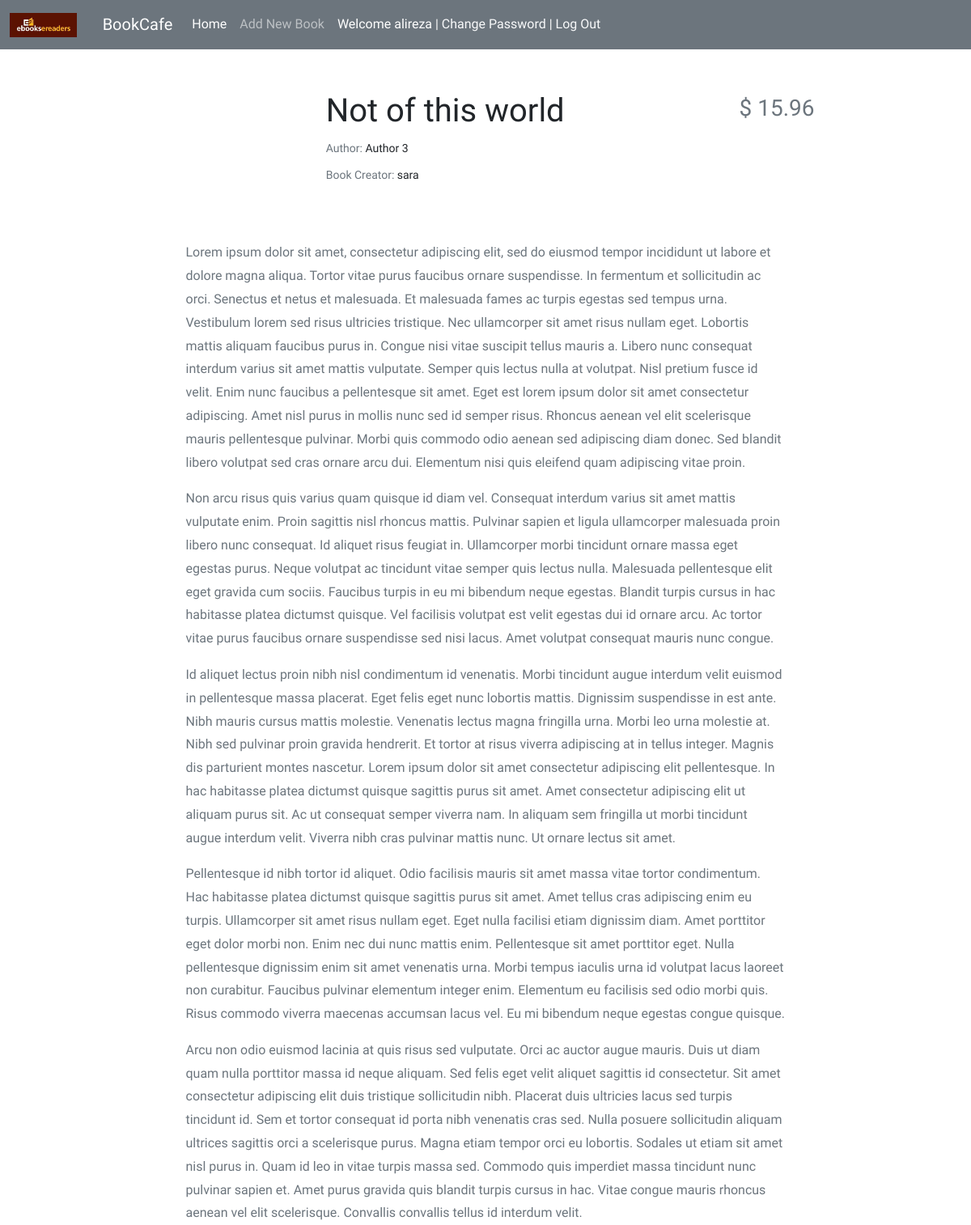
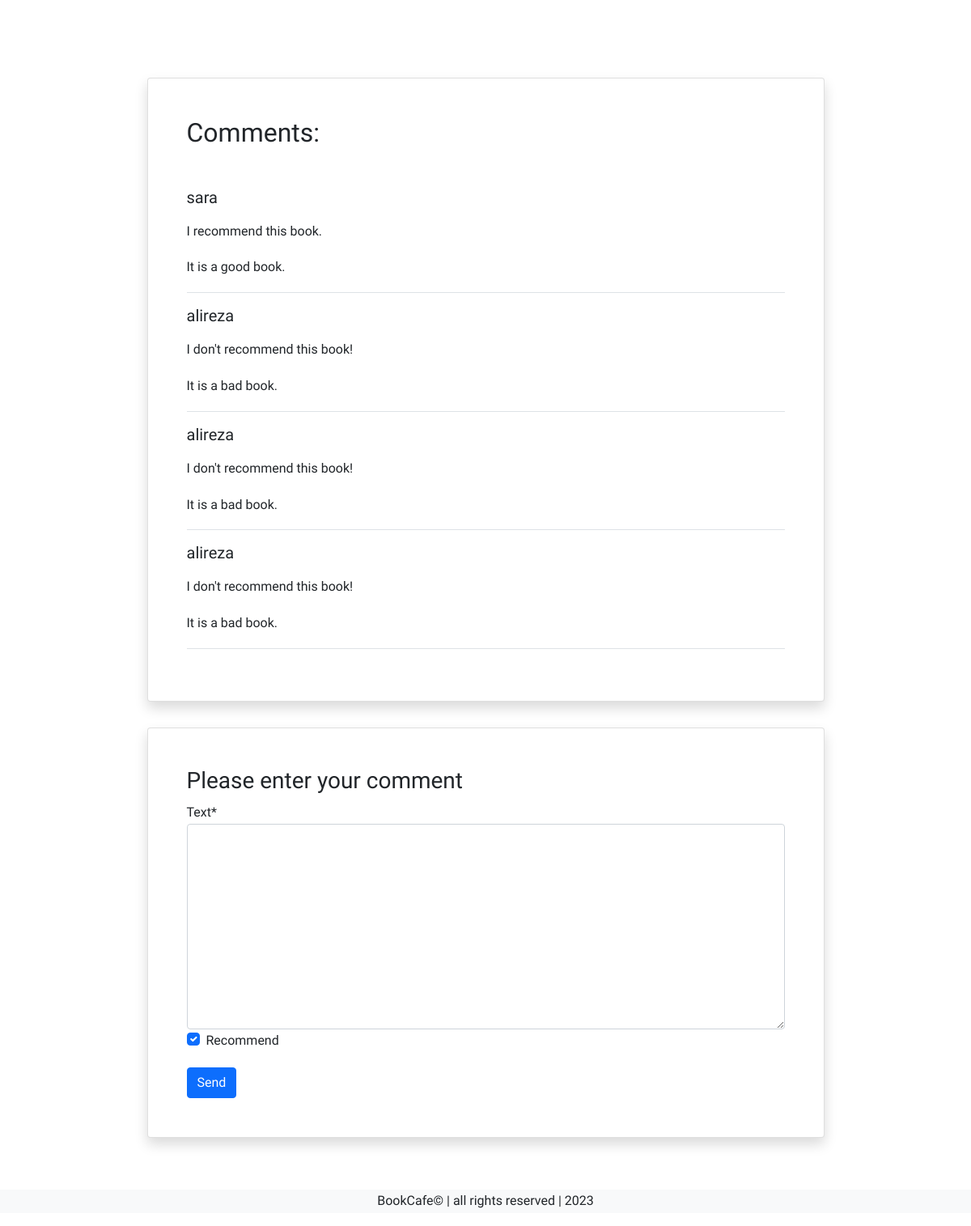
The app's page /books/3/ (signed in) with its own data (2 pictures, top to bottom).
### accounts/models.py (models this page shows)
class CustomUser(AbstractUser):
    age = models.PositiveIntegerField(null=True, blank=True)

### books/models.py (models this page shows, shortened)
class Book(models.Model):
    user = models.ForeignKey(get_user_model(), on_delete=models.CASCADE)
    title = models.CharField(max_length=200)
    author = models.CharField(max_length=200)
    description = models.TextField(blank=True)
    google_description = models.TextField(blank=True)
    price = models.DecimalField(max_digits=5, decimal_places=2)
    cover = models.ImageField(verbose_name='Book Cover Image', upload_to='covers/', blank=True)
    google_cover = models.TextField(blank=True)

class Comment(models.Model):
    user = models.ForeignKey(get_user_model(), on_delete=models.CASCADE)
    book = models.ForeignKey(Book, on_delete=models.CASCADE, related_name='comments')
    text = models.TextField()
    is_active = models.BooleanField(default=True)
    recommend = models.BooleanField(default=True)
    datetime_created = models.DateTimeField(auto_now_add=True)

### books/views.py (the view)
# urls.py: path('<int:pk>/', book_detail_view, name='book_detail'),
@login_required
def book_detail_view(request, pk):
    book = get_object_or_404(Book, pk=pk)
    book_comments = book.comments.all()
    if request.method == 'POST':
        comment_form = CommentForm(request.POST)
        if comment_form.is_valid():
            new_comment = comment_form.save(commit=False)
            new_comment.book = book
            new_comment.user = request.user
            new_comment.save()
            comment_form = CommentForm()  # clear the form
    else:
        comment_form = CommentForm()
    return render(request, 'books/book_detail.html', {
        'book': book,
        'comments': book_comments,
        'comment_form': comment_form,
    })

### books/forms.py
class CommentForm(forms.ModelForm):
    class Meta:
        model = Comment
        fields = ('text', 'recommend')

### books/templates/books/book_detail.html (shortened to what this page needs)
{% extends '_base.html' %}
{% load crispy_forms_tags %}
{% block content %}
<div class="container mt-5">
  <div class="">
      <div class="">
          <div class="d-flex justify-content-center">
              <div class="row w-sm-75 w-100">
                  <div class="col-xs-12 col-md-3 d-flex justify-content-center">
                  </div>
                  <div class="col-xs-12 col-md-6 text-left text-md mt-md-1 mt-4">
                      <h1>{{ book.title|capfirst }}</h1>
                      <h5 class="small my-1"><span class="text-muted">Author: </span>{{ book.author }}</h5>
                      <h5 class="small my-1"><span class="text-muted">Book Creator: </span>{{ book.user.username }}</h5>
                  </div>
                  <div class="col-xs-12 col-md-3 d-flex flex-column">
                      <h3 class="align-self-center pt-2 text-muted align-self-md-end">
                          $ {{ book.price }}
                      </h3>
                  </div>
              </div>
          </div>
          <div class="d-flex justify-content-center">
              <div class="my-3 p-5 w-sm-75 w-100">
                  {% if book.description %}
                  <span class="text-muted">{{ book.description|linebreaks }}</span>
                  {% else %}
                  <span class="text-muted">{{ book.google_description|linebreaks }}</span>
                  {% endif %}
              </div>
          </div>
          <div class="d-flex justify-content-center">
              <div class="card shadow my-3 p-5 w-sm-75 w-100">
                  <h2 class="mb-5">Comments:</h2>
                  {% for comment in comments %}
                    {% if comment.is_active %}
                          <div class="border-bottom mb-3">
                              <h5 class="mb-3">{{ comment.user.username }}</h5>
                                {% if comment.recommend %}
                                    <p>I recommend this book.</p>
                                {% else %}
                                    <p>I don't recommend this book!</p>
                                {% endif %}
                              <p>{{ comment.text|linebreaks }}</p>
                          </div>
                    {% endif %}
                  {% endfor %}
              </div>
          </div>
          <div class="d-flex justify-content-center">
              <div class="card shadow my-3 p-5 w-sm-75 w-100">
                  <h3>Please enter your comment</h3>
                  <form method="POST">
                        {{ comment_form|crispy }}
                      <button type="submit" class="btn btn-primary mt-3">Send</button>
                  </form>
              </div>
          </div>
      </div>
  </div>
</div>
{% endblock %}

### templates/_base.html (shortened to what this page needs)
{% load static %}
<!DOCTYPE html PUBLIC "-//W3C//DTD HTML 4.01//EN" "http://www.w3.org/TR/html4/strict.dtd">
<html lang="en">
  <head>
    <link
      href="https://cdn.jsdelivr.net/npm/bootstrap@5.1.3/dist/css/bootstrap.min.css"
      rel="stylesheet"
    />
    <link rel="stylesheet" href="{% static 'css/style.css' %}" />
  </head>
  <body>
    <nav class="navbar navbar-expand-lg navbar-dark bg-secondary">
      <div class="container-fluid">
        <a class="navbar-brand" href="{% url 'book_list' %}">
          <img
            src="{% static 'icons/book.png' %}"
            alt=""
            height="30"
            class="d-inline-block align-text-top"
          />
        </a>
        <a class="navbar-brand mx-3" href="{% url 'book_list' %}">BookCafe</a>
        <div class="collapse navbar-collapse" id="navbarNavAltMarkup">
          <div class="navbar-nav">
            <a
              class="nav-link active"
              aria-current="page"
              href="{% url 'home' %}"
              >Home</a
            >
            <a class="nav-link" href="{% url 'book_create' %}">Add New Book</a>
          </div>
          <div class="**ms-lg-auto** mx-2 text-white">
            {% if user.is_authenticated %} Welcome {{ user.username }} |
            <a
              class="link-light text-decoration-none"
              href="{% url 'password_change' %}"
              >Change Password</a
            >
            |
            <a class="link-light text-decoration-none" href="{% url 'logout' %}"
              >Log Out</a
            >
            {% endif %}
          </div>
        </div>
      </div>
    </nav>
    <div class="container-fluid">{% block content %} {% endblock %}</div>
    {% include 'footer.html' %}
  </body>
</html>

### static/css/style.css (style rules this page uses)
* { font-family: "Roboto", sans-serif; line-height: 1.8rem; }
@media (min-width: 576px) { .w-sm-75 { width: 75% !important; } }

### records on screen
CustomUser: username "alireza"
Book: title "Not of this world", author "Author 3", user.username "sara", price "15.96", description "Lorem ipsum dolor sit amet, consectetur adipiscing elit, sed do eiusmod tempor incididunt ut labore et dolore magna aliqua. Tortor vitae purus faucibus ornare suspendisse. In fermentum et sollicitudin ac orci. Senectus et netus et malesuada. Et malesuada fames ac turpis egestas sed tempus urna. Vestibulum lorem sed risus ultricies tristique. Nec ullamcorper sit amet risus nullam eget. Lobortis mattis aliquam faucibus purus in. Congue nisi vitae suscipit tellus mauris a. Libero nunc consequat interdum varius sit amet mattis vulputate. Semper quis lectus nulla at volutpat. Nisl pretium fusce id velit. Enim nunc faucibus a pellentesque sit amet. Eget est lorem ipsum dolor sit amet consectetur…"
Comment: user.username "sara", recommend "I recommend this book.", text "It is a good book."
Comment: user.username "alireza", recommend "I don't recommend this book!", text "It is a bad book."
Comment: user.username "alireza", recommend "I don't recommend this book!", text "It is a bad book."
Comment: user.username "alireza", recommend "I don't recommend this book!", text "It is a bad book."
